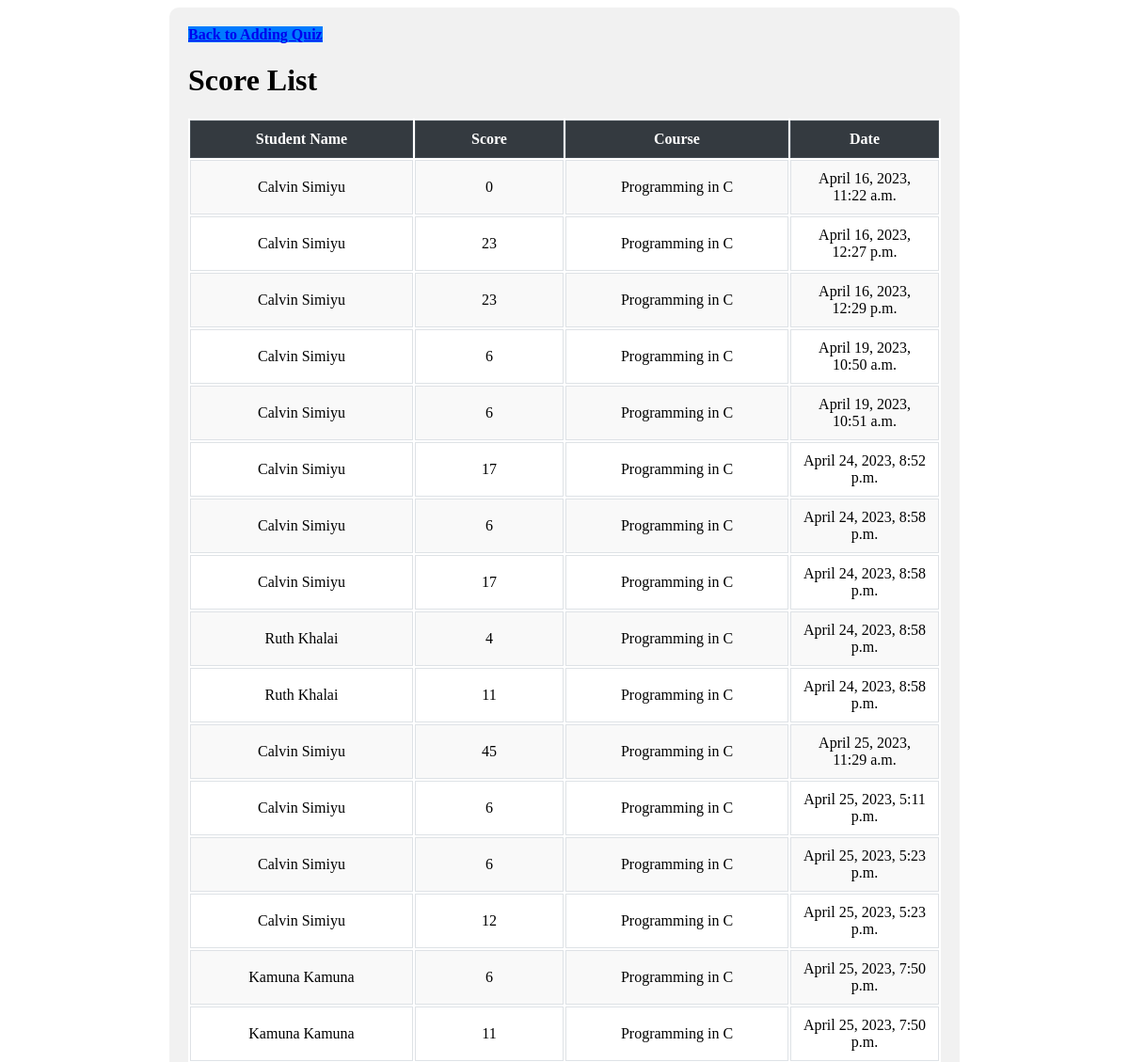
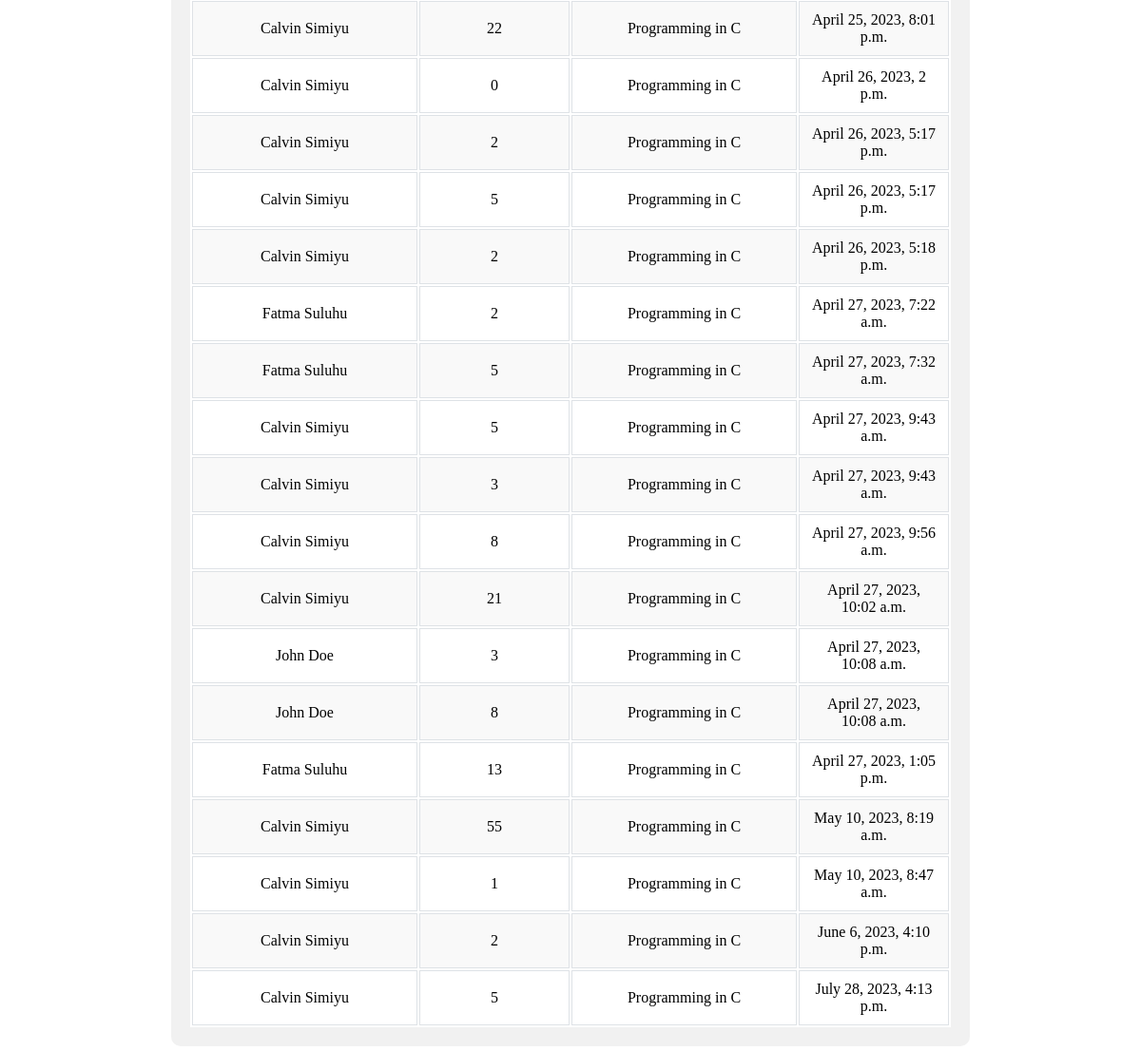
Page /score/1/ on the committed database (2 pictures, top to bottom).
### users/models.py (models this page shows, shortened)
class Score(models.Model):
    course = models.ForeignKey(Course, on_delete=models.CASCADE)
    score = models.PositiveIntegerField()
    user = models.ForeignKey(User, on_delete=models.CASCADE)
    date = models.DateTimeField(auto_now_add=True)

class Profile(models.Model):
    user = models.OneToOneField(User, on_delete=models.CASCADE)
    full_name = models.CharField(max_length=255, blank=True)
    email = models.EmailField(blank=True)
    bio = models.TextField(blank=True)
    profile_photo = models.ImageField(upload_to='profile_photos/', blank=True)
    programming_in_c_score = models.IntegerField(default=0)

class Course(models.Model):
    title = models.CharField(max_length=200)

### users/views.py (the view)
# urls.py: path('score/<int:course_id>/', views.score_view, name='score'),
def score_view(request, course_id):
    course = get_object_or_404(Course, pk=course_id)
    scores = Score.objects.filter(course=course)
    context = {
        'course': course,
        'scores': scores,
    }
    return render(request, 'users/scores.html', context)

### users/templates/users/scores.html (shortened to what this page needs)
{% block content %}
  <div class="container mt-5">
    <div class="row">
      <div class="col-md-8 offset-md-2">
        <a href="{% url 'lec' course_id=course.id %}" class="btn btn-primary mb-3">Back to Adding Quiz</a>
        <h1 class="text-center mb-4">Score List</h1>
        <table class="table table-striped table-bordered">
          <thead>
            <tr>
              <th style="width: 30%">Student Name</th>
              <th style="width: 20%">Score</th>
              <th style="width: 30%">Course</th>
              <th style="width: 20%">Date</th>
            </tr>
          </thead>
          <tbody>
            {% for score in scores %}
              <tr>
                <td>{{ score.user.profile.full_name }}</td>
                <td>{{ score.score }}</td>
                <td>{{ score.course.title }}</td>
                <td>{{ score.date }}</td>
              </tr>
            {% empty %}
              <tr>
                <td colspan="4">No scores recorded yet.</td>
              </tr>
            {% endfor %}
          </tbody>
        </table>
      </div>
    </div>
  </div>
{% endblock %}

### users/templates/users/scores.html (style rules this page uses)
.container { background-color: #f1f1f1; padding: 20px; border-radius: 10px; max-width: 800px; margin: 0 auto; }
.btn-primary { background-color: #007bff; border-color: #007bff; font-weight: bold; }
.table { margin-bottom: 0; background-color: #fff; }
.table thead th { background-color: #343a40; color: #fff; border-color: #454d55; font-weight: bold; text-align: center; vertical-align: middle; }
.table td { text-align: center; vertical-align: middle; }
.table-striped tbody tr:nth-of-type(odd) { background-color: #f9f9f9; }
.table-bordered th, .table-bordered td { border: 1px solid #dee2e6; vertical-align: middle; padding: 10px; }

### rows in the picture
Score: user.profile.full_name "Calvin Simiyu", score "0", course "Programming in C", date "April 16, 2023, 11:22 a.m."
Score: user.profile.full_name "Calvin Simiyu", score "23", course "Programming in C", date "April 16, 2023, 12:27 p.m."
Score: user.profile.full_name "Calvin Simiyu", score "23", course "Programming in C", date "April 16, 2023, 12:29 p.m."
Score: user.profile.full_name "Calvin Simiyu", score "6", course "Programming in C", date "April 19, 2023, 10:50 a.m."
Score: user.profile.full_name "Calvin Simiyu", score "6", course "Programming in C", date "April 19, 2023, 10:51 a.m."
Score: user.profile.full_name "Calvin Simiyu", score "17", course "Programming in C", date "April 24, 2023, 8:52 p.m."
Score: user.profile.full_name "Calvin Simiyu", score "6", course "Programming in C", date "April 24, 2023, 8:58 p.m."
Score: user.profile.full_name "Calvin Simiyu", score "17", course "Programming in C", date "April 24, 2023, 8:58 p.m."
Score: user.profile.full_name "Ruth Khalai", score "4", course "Programming in C", date "April 24, 2023, 8:58 p.m."
Score: user.profile.full_name "Ruth Khalai", score "11", course "Programming in C", date "April 24, 2023, 8:58 p.m."
Score: user.profile.full_name "Calvin Simiyu", score "45", course "Programming in C", date "April 25, 2023, 11:29 a.m."
Score: user.profile.full_name "Calvin Simiyu", score "6", course "Programming in C", date "April 25, 2023, 5:11 p.m."
Score: user.profile.full_name "Calvin Simiyu", score "6", course "Programming in C", date "April 25, 2023, 5:23 p.m."
Score: user.profile.full_name "Calvin Simiyu", score "12", course "Programming in C", date "April 25, 2023, 5:23 p.m."
Score: user.profile.full_name "Kamuna Kamuna", score "6", course "Programming in C", date "April 25, 2023, 7:50 p.m."
Score: user.profile.full_name "Kamuna Kamuna", score "11", course "Programming in C", date "April 25, 2023, 7:50 p.m."
Score: user.profile.full_name "Calvin Simiyu", score "22", course "Programming in C", date "April 25, 2023, 8:01 p.m."
Score: user.profile.full_name "Calvin Simiyu", score "0", course "Programming in C", date "April 26, 2023, 2 p.m."
Score: user.profile.full_name "Calvin Simiyu", score "2", course "Programming in C", date "April 26, 2023, 5:17 p.m."
Score: user.profile.full_name "Calvin Simiyu", score "5", course "Programming in C", date "April 26, 2023, 5:17 p.m."
Score: user.profile.full_name "Calvin Simiyu", score "2", course "Programming in C", date "April 26, 2023, 5:18 p.m."
Score: user.profile.full_name "Fatma Suluhu", score "2", course "Programming in C", date "April 27, 2023, 7:22 a.m."
Score: user.profile.full_name "Fatma Suluhu", score "5", course "Programming in C", date "April 27, 2023, 7:32 a.m."
Score: user.profile.full_name "Calvin Simiyu", score "5", course "Programming in C", date "April 27, 2023, 9:43 a.m."
Score: user.profile.full_name "Calvin Simiyu", score "3", course "Programming in C", date "April 27, 2023, 9:43 a.m."
Score: user.profile.full_name "Calvin Simiyu", score "8", course "Programming in C", date "April 27, 2023, 9:56 a.m."
Score: user.profile.full_name "Calvin Simiyu", score "21", course "Programming in C", date "April 27, 2023, 10:02 a.m."
Score: user.profile.full_name "John Doe", score "3", course "Programming in C", date "April 27, 2023, 10:08 a.m."
Score: user.profile.full_name "John Doe", score "8", course "Programming in C", date "April 27, 2023, 10:08 a.m."
Score: user.profile.full_name "Fatma Suluhu", score "13", course "Programming in C", date "April 27, 2023, 1:05 p.m."
Score: user.profile.full_name "Calvin Simiyu", score "55", course "Programming in C", date "May 10, 2023, 8:19 a.m."
Score: user.profile.full_name "Calvin Simiyu", score "1", course "Programming in C", date "May 10, 2023, 8:47 a.m."
Score: user.profile.full_name "Calvin Simiyu", score "2", course "Programming in C", date "June 6, 2023, 4:10 p.m."
Score: user.profile.full_name "Calvin Simiyu", score "5", course "Programming in C", date "July 28, 2023, 4:13 p.m."
